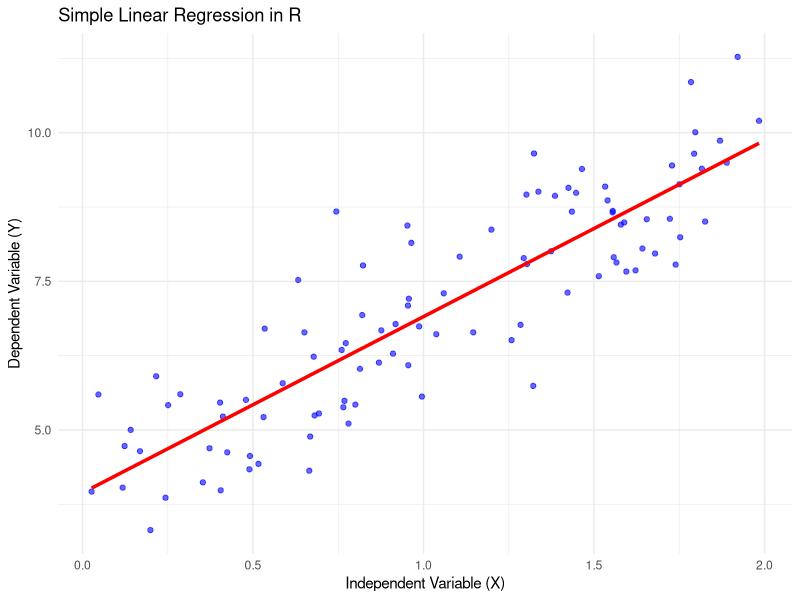
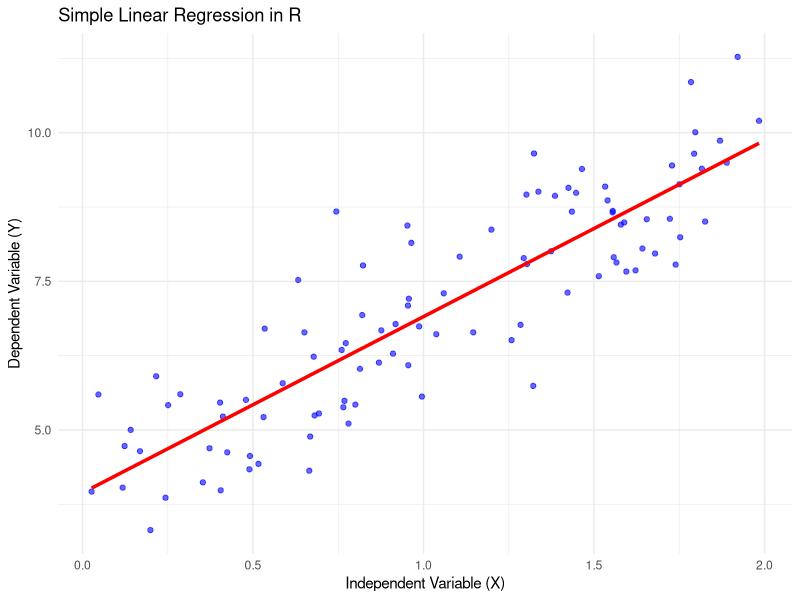

Reproduce these figures in R, in order.
# linear_regression.R

# Install ggplot2 if you don't have it
# install.packages("ggplot2")
library(ggplot2)

# --- 1. Generate Sample Data ---
# Set a seed for reproducibility
set.seed(0)

# Generate synthetic data with a clear linear relationship
# We'll add some random noise to simulate real-world data.
x <- runif(100, 0, 2) # 100 data points, 1 feature
y <- 4 + 3 * x + rnorm(100, mean = 0, sd = 1) # y = 4 + 3x + noise

# Create a data frame
data <- data.frame(x = x, y = y)

# --- 2. Create and Train the Linear Regression Model ---
# Use the lm() function for linear modeling
model <- lm(y ~ x, data = data)

# --- 3. Print Model Summary ---
# The summary() function provides detailed information about the model,
# including coefficients, R-squared, p-values, etc.
print("Linear Model Summary:")
print(summary(model))

# --- 4. Make Predictions ---
# Predict y values based on the model
data$predicted_y <- predict(model, newdata = data)

# --- 5. Visualize the Results ---
plot <- ggplot(data, aes(x = x, y = y)) +
  geom_point(color = 'blue', alpha = 0.6) + # Plot actual data points
  geom_line(aes(y = predicted_y), color = 'red', linetype = "solid", linewidth = 1.2) + # Plot regression line
  labs(
    title = "Simple Linear Regression in R",
    x = "Independent Variable (X)",
    y = "Dependent Variable (Y)"
  ) +
  theme_minimal()

# Save the plot to a file
ggsave("linear_regression_r.png", plot, width = 8, height = 6, dpi = 300)

print("\nLinear Regression complete. The visualization has been saved to 'linear_regression_r.png'")

# Show the plot
print(plot)
